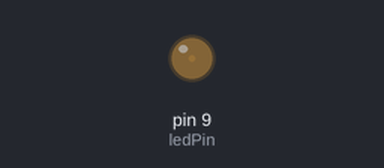
Bench run of a sketch on a simulated Arduino Uno, built with avr-gcc and run on an emulated ATmega328P. On the bench: output pins drawn as LEDs (lit = HIGH).

Above: at 0.05 s.
At 0.95 s:
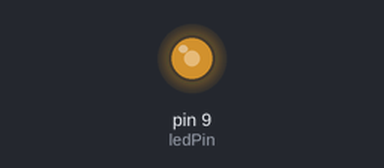
At 1.4 s:
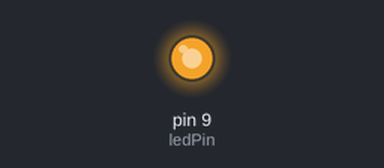
At 2.75 s:
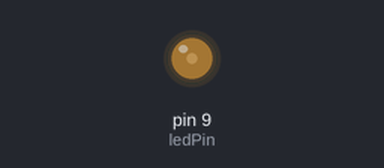
Timing chart, 0 to 7.2 s (numbered marks = the images above):
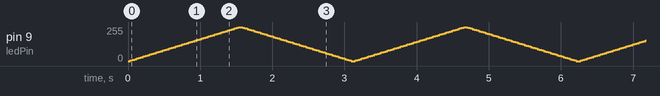

The sketch:

Fading.ino
```cpp
const int ledPin = 9;    // LED connected to digital pin 9

void setup() { }

void loop() {
  for (int i = 0 ; i <= 255; i = i + 5) {
    analogWrite(ledPin, i);
    delay(30);
  }

  for (int i = 255 ; i >= 0; i = i - 5) {
    analogWrite(ledPin, i);
    delay(30);
  }
}
```
